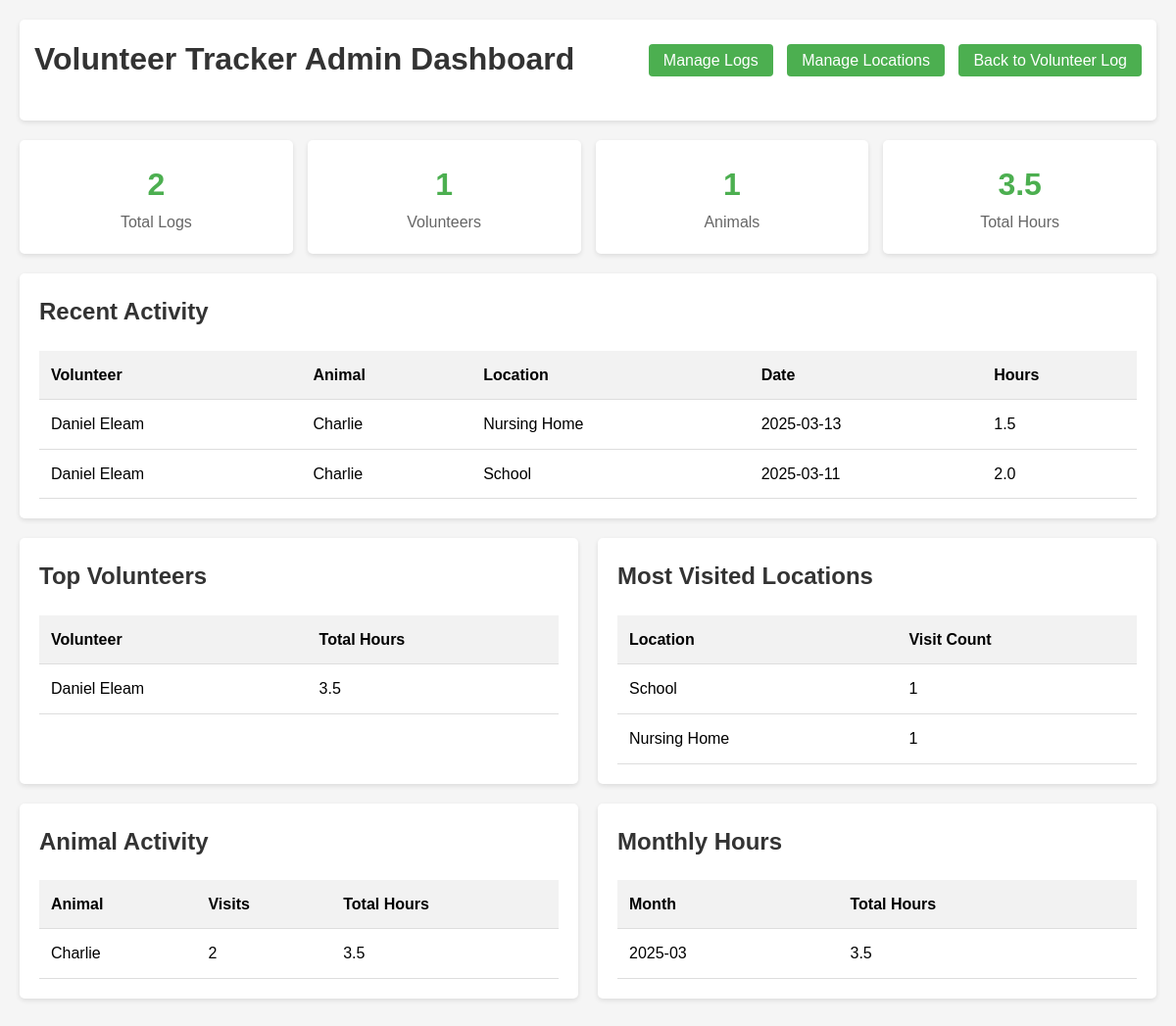
The page /admin (signed in) on the database its author committed.
### tables this page shows
CREATE TABLE volunteer_logs (
        id INTEGER PRIMARY KEY AUTOINCREMENT,
        volunteer_name TEXT NOT NULL,
        animal_name TEXT NOT NULL,
        location TEXT NOT NULL,
        log_date TEXT NOT NULL,
        hours REAL NOT NULL,
        timestamp TEXT NOT NULL
    );

### handInPaw/webApp.py (the view)
@app.route('/admin')
@login_required
def admin():
    if not current_user.is_administrator():
        return redirect(url_for('home'))
    conn = sqlite3.connect(DB_PATH)
    conn.row_factory = sqlite3.Row
    cursor = conn.cursor()
    cursor.execute('SELECT COUNT(*) as total_logs FROM volunteer_logs')
    total_logs = cursor.fetchone()['total_logs']
    cursor.execute('SELECT COUNT(DISTINCT volunteer_name) as total_volunteers FROM volunteer_logs')
    total_volunteers = cursor.fetchone()['total_volunteers']
    cursor.execute('SELECT COUNT(DISTINCT animal_name) as total_animals FROM volunteer_logs')
    total_animals = cursor.fetchone()['total_animals']
    cursor.execute('SELECT SUM(hours) as total_hours FROM volunteer_logs')
    total_hours = cursor.fetchone()['total_hours'] or 0
    cursor.execute('SELECT * FROM volunteer_logs ORDER BY timestamp DESC LIMIT 10')
    recent_logs = [dict(row) for row in cursor.fetchall()]
    cursor.execute('''
        SELECT volunteer_name, SUM(hours) as total_hours
        FROM volunteer_logs
        GROUP BY volunteer_name
        ORDER BY total_hours DESC
        LIMIT 5
    ''')
    top_volunteers = [dict(row) for row in cursor.fetchall()]
    cursor.execute('''
        SELECT location, COUNT(*) as visit_count
        FROM volunteer_logs
        GROUP BY location
        ORDER BY visit_count DESC
    ''')
    top_locations = [dict(row) for row in cursor.fetchall()]
    cursor.execute('''
        SELECT animal_name, COUNT(*) as visit_count, SUM(hours) as total_hours
        FROM volunteer_logs
        GROUP BY animal_name
        ORDER BY total_hours DESC
    ''')
    top_animals = [dict(row) for row in cursor.fetchall()]
    cursor.execute('''
        SELECT
            strftime('%Y-%m', log_date) as month,
            SUM(hours) as monthly_hours
        FROM volunteer_logs
        GROUP BY month
        ORDER BY month
    ''')
    monthly_hours = [dict(row) for row in cursor.fetchall()]
    conn.close()
    return render_template('admin.html',
                          total_logs=total_logs,
                          total_volunteers=total_volunteers,
                          total_animals=total_animals,
                          total_hours=total_hours,
                          recent_logs=recent_logs,
                          top_volunteers=top_volunteers,
                          top_locations=top_locations,
                          top_animals=top_animals,
                          monthly_hours=monthly_hours)

### handInPaw/webApp.py (called while the page is built)
@login_manager.user_loader
def load_user(user_id):
    conn = sqlite3.connect(DB_PATH)
    conn.row_factory = sqlite3.Row
    cursor = conn.cursor()
    cursor.execute('SELECT * FROM users WHERE id = ?', (user_id,))
    user_data = cursor.fetchone()
    conn.close()
    if user_data:
        return User(
            id=user_data['id'],
            username=user_data['username'],
            password_hash=user_data['password_hash'],
            email=user_data['email'],
            is_admin=user_data['is_admin']
        )
    return None

    def is_administrator(self):
        return self.is_admin

### handInPaw/templates/admin.html (shortened to what this page needs)
<!DOCTYPE html>
<html>
<head>
</head>
<body>
    <div class="container">
        <div class="header">
            <h1>Volunteer Tracker Admin Dashboard</h1>
            <div class="nav">
                <a href="/admin/logs" style="margin-right: 10px;">Manage Logs</a>
                <a href="/admin/locations" style="margin-right: 10px;">Manage Locations</a>
                <a href="/">Back to Volunteer Log</a>
            </div>
        </div>
        <div class="stats-container">
            <div class="stat-card">
                <div class="stat-value">{{ total_logs }}</div>
                <div class="stat-label">Total Logs</div>
            </div>
            <div class="stat-card">
                <div class="stat-value">{{ total_volunteers }}</div>
                <div class="stat-label">Volunteers</div>
            </div>
            <div class="stat-card">
                <div class="stat-value">{{ total_animals }}</div>
                <div class="stat-label">Animals</div>
            </div>
            <div class="stat-card">
                <div class="stat-value">{{ total_hours }}</div>
                <div class="stat-label">Total Hours</div>
            </div>
        </div>
        <div class="card">
            <h2>Recent Activity</h2>
            <table>
                <thead>
                    <tr>
                        <th>Volunteer</th>
                        <th>Animal</th>
                        <th>Location</th>
                        <th>Date</th>
                        <th>Hours</th>
                    </tr>
                </thead>
                <tbody>
                    {% for log in recent_logs %}
                    <tr>
                        <td>{{ log.volunteer_name }}</td>
                        <td>{{ log.animal_name }}</td>
                        <td>{{ log.location }}</td>
                        <td>{{ log.log_date }}</td>
                        <td>{{ log.hours }}</td>
                    </tr>
                    {% endfor %}
                </tbody>
            </table>
        </div>
        <div class="two-column">
            <div class="card">
                <h2>Top Volunteers</h2>
                <table>
                    <thead>
                        <tr>
                            <th>Volunteer</th>
                            <th>Total Hours</th>
                        </tr>
                    </thead>
                    <tbody>
                        {% for volunteer in top_volunteers %}
                        <tr>
                            <td>{{ volunteer.volunteer_name }}</td>
                            <td>{{ volunteer.total_hours }}</td>
                        </tr>
                        {% endfor %}
                    </tbody>
                </table>
            </div>
            <div class="card">
                <h2>Most Visited Locations</h2>
                <table>
                    <thead>
                        <tr>
                            <th>Location</th>
                            <th>Visit Count</th>
                        </tr>
                    </thead>
                    <tbody>
                        {% for location in top_locations %}
                        <tr>
                            <td>{{ location.location }}</td>
                            <td>{{ location.visit_count }}</td>
                        </tr>
                        {% endfor %}
                    </tbody>
                </table>
            </div>
        </div>
        <div class="two-column">
            <div class="card">
                <h2>Animal Activity</h2>
                <table>
                    <thead>
                        <tr>
                            <th>Animal</th>
                            <th>Visits</th>
                            <th>Total Hours</th>
                        </tr>
                    </thead>
                    <tbody>
                        {% for animal in top_animals %}
                        <tr>
                            <td>{{ animal.animal_name }}</td>
                            <td>{{ animal.visit_count }}</td>
                            <td>{{ animal.total_hours }}</td>
                        </tr>
                        {% endfor %}
                    </tbody>
                </table>
            </div>
            <div class="card">
                <h2>Monthly Hours</h2>
                <table>
                    <thead>
                        <tr>
                            <th>Month</th>
                            <th>Total Hours</th>
                        </tr>
                    </thead>
                    <tbody>
                        {% for month in monthly_hours %}
                        <tr>
                            <td>{{ month.month }}</td>
                            <td>{{ month.monthly_hours }}</td>
                        </tr>
                        {% endfor %}
                    </tbody>
                </table>
            </div>
        </div>
    </div>
</body>
</html>

### handInPaw/templates/admin.html (style rules this page uses)
body { font-family: Arial, sans-serif; margin: 0; padding: 20px; line-height: 1.6; background-color: #f5f5f5; }
.container { max-width: 1200px; margin: 0 auto; }
.header { display: flex; justify-content: space-between; align-items: center; margin-bottom: 20px; background-color: white; padding: 15px; border-radius: 5px; box-shadow: 0 2px 5px rgba(0,0,0,0.1); }
h1, h2, h3 { color: #333; margin-top: 0; }
.nav { margin-bottom: 20px; }
.nav a { text-decoration: none; background-color: #4CAF50; padding: 8px 15px; border-radius: 4px; color: white; }
.stats-container { display: grid; grid-template-columns: repeat(4, 1fr); gap: 15px; margin-bottom: 20px; }
.stat-card { background-color: white; padding: 20px; border-radius: 5px; box-shadow: 0 2px 5px rgba(0,0,0,0.1); text-align: center; }
.stat-value { font-size: 2em; font-weight: bold; color: #4CAF50; }
.stat-label { color: #666; }
.card { background-color: white; padding: 20px; border-radius: 5px; box-shadow: 0 2px 5px rgba(0,0,0,0.1); margin-bottom: 20px; }
table { width: 100%; border-collapse: collapse; }
th, td { text-align: left; padding: 12px; border-bottom: 1px solid #ddd; }
th { background-color: #f2f2f2; font-weight: bold; }
.two-column { display: grid; grid-template-columns: 1fr 1fr; gap: 20px; }

### rows shown on the page
volunteer_logs: volunteer_name "Daniel Eleam", animal_name "Charlie", location "Nursing Home", log_date "2025-03-13", hours "1.5"
volunteer_logs: volunteer_name "Daniel Eleam", animal_name "Charlie", location "School", log_date "2025-03-11", hours "2.0", visit_count "1"

### other values the page prints
{{ total_logs }} "2"
{{ total_volunteers }} "1"
{{ total_animals }} "1"
{{ total_hours }} "3.5"
{{ volunteer.volunteer_name }} "Daniel Eleam"
{{ volunteer.total_hours }} "3.5"
{{ location.location }} "Nursing Home"
{{ location.visit_count }} "1"
{{ animal.animal_name }} "Charlie"
{{ animal.visit_count }} "2"
{{ animal.total_hours }} "3.5"
{{ month.month }} "2025-03"
{{ month.monthly_hours }} "3.5"
